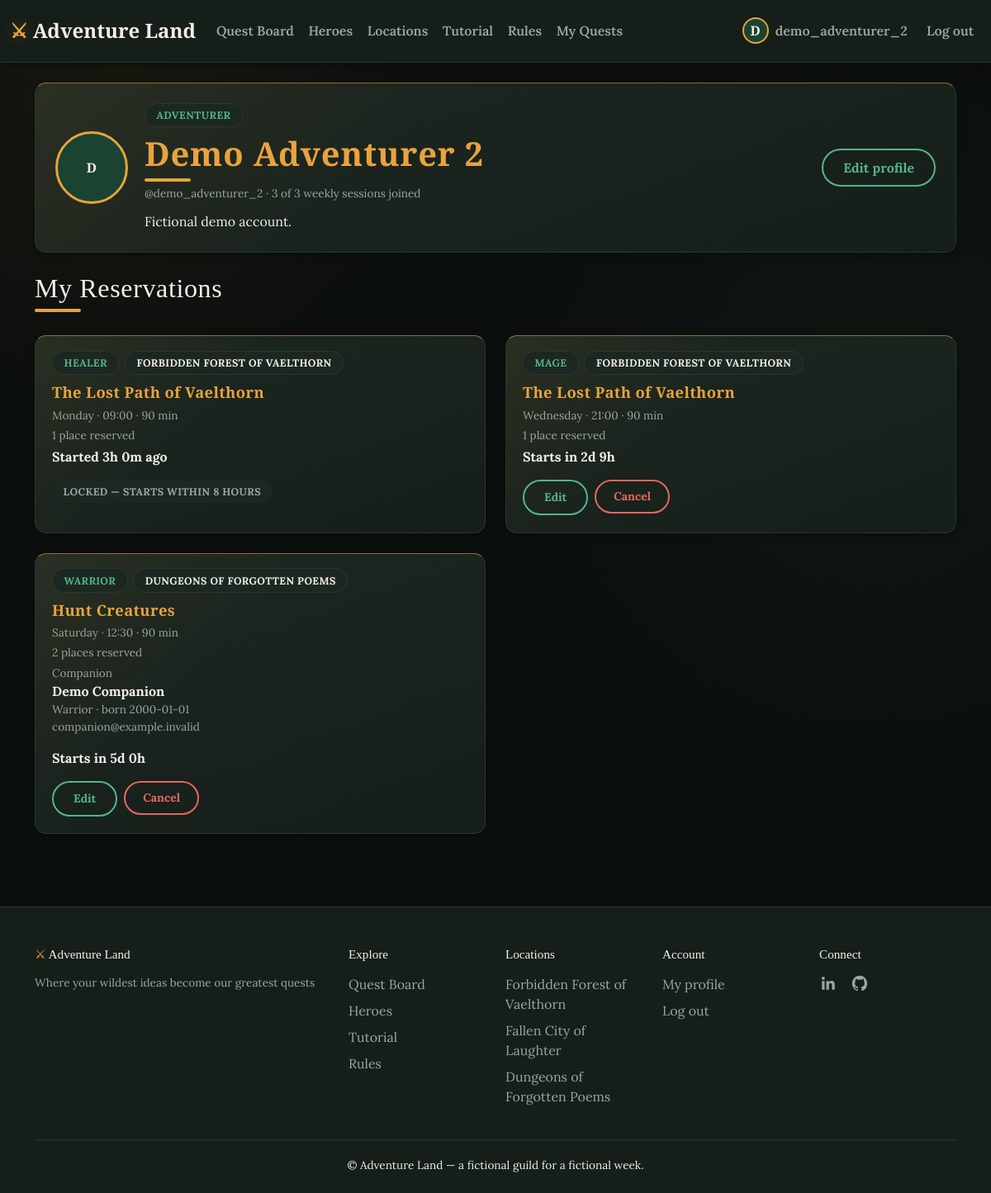
Screenshot of /profile (signed in) with the database file from the repository.
### tables this page shows
CREATE TABLE users (
    id              INTEGER PRIMARY KEY AUTOINCREMENT,
    username        TEXT    NOT NULL UNIQUE,
    email           TEXT    NOT NULL UNIQUE,
    password_hash   TEXT    NOT NULL,
    name            TEXT    NOT NULL,
    surname         TEXT    NOT NULL,
    birthdate       TEXT,               -- 'YYYY-MM-DD', optional
    role            TEXT    NOT NULL CHECK (role IN ('adventurer', 'guildmaster')),
    avatar_filename TEXT,
    notify_opt_in   INTEGER NOT NULL DEFAULT 0 CHECK (notify_opt_in IN (0, 1)),
    created_at      TIMESTAMP DEFAULT CURRENT_TIMESTAMP
, bio TEXT CHECK (bio IS NULL OR length(bio) <= 500));

CREATE TABLE roles (
    id                      INTEGER PRIMARY KEY AUTOINCREMENT,
    name                    TEXT    NOT NULL UNIQUE,
    max_places_per_session  INTEGER NOT NULL CHECK (max_places_per_session > 0),
    quest_type_id           INTEGER,
    FOREIGN KEY (quest_type_id) REFERENCES quest_types (id)
);

CREATE TABLE locations (
    id              INTEGER PRIMARY KEY AUTOINCREMENT,
    name            TEXT NOT NULL UNIQUE,
    tagline         TEXT,               -- short evocative subtitle
    description     TEXT,               -- longer lore paragraph(s)
    image_filename  TEXT
);

CREATE TABLE quests (
    id                  INTEGER PRIMARY KEY AUTOINCREMENT,
    guild_master_id     INTEGER NOT NULL,
    title               TEXT    NOT NULL,
    duration_minutes    INTEGER NOT NULL CHECK (duration_minutes > 0),
    quest_type_id       INTEGER NOT NULL,
    difficulty_id       INTEGER NOT NULL,
    description         TEXT    NOT NULL,
    image_filename      TEXT,
    created_at          TIMESTAMP DEFAULT CURRENT_TIMESTAMP,
    FOREIGN KEY (guild_master_id) REFERENCES users (id),
    FOREIGN KEY (quest_type_id) REFERENCES quest_types (id),
    FOREIGN KEY (difficulty_id) REFERENCES difficulties (id)
);

CREATE TABLE quest_sessions (
    id              INTEGER PRIMARY KEY AUTOINCREMENT,
    quest_id        INTEGER NOT NULL,
    day             TEXT    NOT NULL CHECK (day IN
                        ('Monday','Tuesday','Wednesday','Thursday','Friday','Saturday','Sunday')),
    start_time      TEXT    NOT NULL,   -- 'HH:MM', 24h format
    location_id     INTEGER NOT NULL,
    created_at      TIMESTAMP DEFAULT CURRENT_TIMESTAMP,
    FOREIGN KEY (quest_id) REFERENCES quests (id),
    FOREIGN KEY (location_id) REFERENCES locations (id),
    UNIQUE (day, start_time, location_id)
);

CREATE TABLE participations (
    id                  INTEGER PRIMARY KEY AUTOINCREMENT,
    quest_session_id    INTEGER NOT NULL,
    adventurer_id       INTEGER NOT NULL,
    role_id             INTEGER NOT NULL,
    places_reserved     INTEGER NOT NULL CHECK (places_reserved IN (1, 2)),
    companion_name      TEXT,
    companion_surname   TEXT,
    companion_birthdate TEXT,
    companion_email     TEXT,
    companion_role_id   INTEGER,
    created_at          TIMESTAMP DEFAULT CURRENT_TIMESTAMP,
    FOREIGN KEY (quest_session_id) REFERENCES quest_sessions (id),
    FOREIGN KEY (adventurer_id) REFERENCES users (id),
    FOREIGN KEY (role_id) REFERENCES roles (id),
    FOREIGN KEY (companion_role_id) REFERENCES roles (id),
    CHECK (
      (places_reserved = 1 AND companion_name IS NULL AND companion_surname IS NULL
       AND companion_birthdate IS NULL AND companion_email IS NULL AND companion_role_id IS NULL)
      OR
      (places_reserved = 2 AND companion_name IS NOT NULL AND companion_surname IS NOT NULL
       AND companion_birthdate IS NOT NULL AND companion_role_id IS NOT NULL)
    ),
    UNIQUE (quest_session_id, adventurer_id)  -- one participation record per adventurer per session
);

### app.py (the view, shortened to what this page needs)
@app.route("/profile")
@login_required
def profile():
    participations = dao.get_participations_for_adventurer(current_user.id)
    now_row = dao.get_simulated_now()
    enriched = []
    for p in participations:
        modifiable = week_time.is_participation_modifiable(
            p["day"], p["start_time"], now_row["current_day"], now_row["current_time_hhmm"]
        )
        time_until = week_time.format_time_until(
            p["day"], p["start_time"], now_row["current_day"], now_row["current_time_hhmm"]
        )
        enriched.append({"participation": p, "modifiable": modifiable, "time_until": time_until})
    return render_template(
        "profile.html",
        participations=enriched,
        session_count=len(participations),
        max_sessions=quest_logic.MAX_SESSIONS_PER_WEEK,
    )

### app.py (called while the page is built)
@login_manager.user_loader
def load_user(user_id):
    row = dao.get_user_by_id(user_id)
    return User(row) if row else None

@app.context_processor
def inject_globals():
    return {
        "guild_name": "Adventure Land",
        "guild_tagline": "Where your wildest ideas become our greatest quests",
        "today_iso": datetime.now().date().isoformat(),
    }

    @property
    def is_guildmaster(self):
        return self.role == "guildmaster"

### dao.py (called while the page is built)
def get_connection():
    conn = sqlite3.connect(DB_PATH)
    conn.execute("PRAGMA foreign_keys = ON")
    conn.row_factory = sqlite3.Row  # I use column names such as row["username"].
    return conn

def get_user_by_id(user_id):
    conn = get_connection()
    row = conn.execute("SELECT * FROM users WHERE id = ?", (user_id,)).fetchone()
    conn.close()
    return row

def get_simulated_now():
    conn = get_connection()
    row = conn.execute("SELECT current_day, current_time_hhmm FROM app_settings WHERE id = 1").fetchone()
    conn.close()
    return row

def get_participations_for_adventurer(adventurer_id):
    conn = get_connection()
    rows = conn.execute(
        """SELECT p.*, qs.day, qs.start_time, qs.quest_id, q.title, q.duration_minutes,
                  l.name AS location, r.name AS role_name, cr.name AS companion_role_name
           FROM participations p
           JOIN quest_sessions qs ON qs.id = p.quest_session_id
           JOIN quests q ON q.id = qs.quest_id
           JOIN locations l ON l.id = qs.location_id
           JOIN roles r ON r.id = p.role_id
           LEFT JOIN roles cr ON cr.id = p.companion_role_id
           WHERE p.adventurer_id = ?""",
        (adventurer_id,),
    ).fetchall()
    conn.close()
    return sorted(rows, key=lambda r: (DAY_ORDER.index(r["day"]), r["start_time"]))

### week_time.py (called while the page is built)
def to_absolute_minutes(day, hhmm):
    day_index = DAY_ORDER.index(day)
    hours, minutes = map(int, hhmm.split(":"))
    return day_index * 24 * 60 + hours * 60 + minutes

def minutes_until(session_day, session_time, now_day, now_time):
    return to_absolute_minutes(session_day, session_time) - to_absolute_minutes(now_day, now_time)

def is_participation_modifiable(session_day, session_time, now_day, now_time):
    return minutes_until(session_day, session_time, now_day, now_time) > MODIFY_CUTOFF_MINUTES

### templates/profile.html (shortened to what this page needs)
{% extends "base.html" %}
{% block content %}
<section class="profile-header profile-header--account mb-4" aria-labelledby="profile-title">
  {% if current_user.avatar_filename %}
    <img src="{{ url_for('static', filename='images/avatars/' + current_user.avatar_filename) }}"
         alt="{{ current_user.username }}" class="profile-avatar">
  {% else %}
    <span class="profile-avatar avatar-fallback">{{ current_user.name[0] }}</span>
  {% endif %}
  <div class="flex-grow-1">
    <span class="pill pill-role mb-2">Adventurer</span>
    <h1 class="section-title mb-1" id="profile-title">{{ current_user.name }} {{ current_user.surname }}</h1>
    <p class="form-hint mb-0">@{{ current_user.username }} · {{ session_count }} of {{ max_sessions }} weekly sessions joined</p>
    {% if current_user.bio %}<p class="profile-bio mb-0">{{ current_user.bio }}</p>{% endif %}
  </div>
  <a href="{{ url_for('edit_profile') }}" class="btn btn-outline-guild">Edit profile</a>
</section>
<h2 class="section-title">My Reservations</h2>
{% if participations %}
<div class="row row-cols-2 g-4">
  {% for item in participations %}
    {% set p = item.participation %}
    <div class="col">
      <article class="quest-card h-100">
        <div class="quest-card__body">
          <div class="quest-card__meta">
            <span class="pill pill-role">{{ p.role_name }}</span>
            <span class="pill pill-location">{{ p.location }}</span>
          </div>
          <h3 class="quest-card__title">{{ p.title }}</h3>
          <p class="form-hint mb-1">{{ p.day }} · {{ p.start_time }} · {{ p.duration_minutes }} min</p>
          <p class="form-hint mb-1">{{ p.places_reserved }} place{{ 's' if p.places_reserved != 1 else '' }} reserved</p>
          {% if p.companion_name %}
            <div class="companion-summary mb-3">
              <span class="form-hint d-block">Companion</span>
              <strong>{{ p.companion_name }} {{ p.companion_surname }}</strong>
              <span class="form-hint d-block">{{ p.companion_role_name }} · born {{ p.companion_birthdate }}</span>
              {% if p.companion_email %}<span class="form-hint d-block">{{ p.companion_email }}</span>{% endif %}
            </div>
          {% endif %}
          <p class="mb-3"><strong>{{ item.time_until }}</strong></p>
          {% if item.modifiable %}
            <div class="d-flex gap-2">
              <a href="{{ url_for('edit_participation', participation_id=p.id) }}" class="btn btn-outline-guild btn-sm">Edit</a>
              <form method="POST" action="{{ url_for('cancel_participation', participation_id=p.id) }}">
                <button type="submit" class="btn btn-danger-quiet btn-sm">Cancel</button>
              </form>
            </div>
          {% else %}
            <span class="pill pill-locked">
              Locked — starts within 8 hours
            </span>
          {% endif %}
        </div>
      </article>
    </div>
  {% endfor %}
</div>
{% endif %}
{% endblock %}

### templates/base.html (shortened to what this page needs)
<!DOCTYPE html>
<html lang="en">
<head>
  <link href="https://cdn.jsdelivr.net/npm/bootstrap@5.3.8/dist/css/bootstrap.min.css"
        rel="stylesheet"
>
  <link href="{{ url_for('static', filename='css/style.css') }}" rel="stylesheet">
</head>
<body>
  <nav class="navbar navbar-guild">
    <div class="container">
      <a class="navbar-brand" href="{{ url_for('index') }}"><span class="brand-mark" aria-hidden="true">⚔</span> {{ guild_name }}</a>
      <div class="navbar-desktop" id="navMain">
        <ul class="navbar-nav me-auto">
          <li class="nav-item"><a class="nav-link" href="{{ url_for('quest_board') }}">Quest Board</a></li>
          <li class="nav-item"><a class="nav-link" href="{{ url_for('heroes') }}">Heroes</a></li>
          <li class="nav-item"><a class="nav-link" href="{{ url_for('locations') }}">Locations</a></li>
          <li class="nav-item"><a class="nav-link" href="{{ url_for('tutorial') }}">Tutorial</a></li>
          <li class="nav-item"><a class="nav-link" href="{{ url_for('rules') }}">Rules</a></li>
          {% if current_user.is_authenticated and current_user.is_guildmaster %}
            <li class="nav-item"><a class="nav-link" href="{{ url_for('guildmaster_dashboard') }}">Guild Master Desk</a></li>
          {% elif current_user.is_authenticated %}
            <li class="nav-item"><a class="nav-link" href="{{ url_for('profile') }}">My Quests</a></li>
          {% endif %}
        </ul>
        <ul class="navbar-nav navbar-account align-items-center">
          {% if current_user.is_authenticated %}
            <li class="nav-item">
              <a class="nav-link d-flex align-items-center gap-2" href="{{ url_for('profile') }}" aria-label="Open my profile">
                {% if current_user.avatar_filename %}
                  <img class="navbar-avatar" src="{{ url_for('static', filename='images/avatars/' + current_user.avatar_filename) }}" alt="{{ current_user.username }}">
                {% else %}
                  <span class="navbar-avatar avatar-fallback">{{ current_user.name[0] }}</span>
                {% endif %}
                {{ current_user.username }}
              </a>
            </li>
            <li class="nav-item"><a class="nav-link" href="{{ url_for('logout') }}">Log out</a></li>
          {% else %}
            <li class="nav-item"><a class="nav-link" href="{{ url_for('login') }}">Log in</a></li>
            <li class="nav-item ms-2">
              <a class="btn btn-accent btn-sm" href="{{ url_for('signup') }}">Sign up</a>
            </li>
          {% endif %}
        </ul>
      </div>
    </div>
  </nav>
  <main class="container py-4">
    {% block content %}{% endblock %}
  </main>
  <footer class="footer-guild">
    <div class="container">
      <div class="row g-4">
        <div class="col-4">
          <h6><span class="brand-mark" aria-hidden="true">⚔</span> {{ guild_name }}</h6>
          <p class="form-hint">{{ guild_tagline }}</p>
        </div>
        <div class="col-2">
          <h6>Explore</h6>
          <a href="{{ url_for('quest_board') }}">Quest Board</a>
          <a href="{{ url_for('heroes') }}">Heroes</a>
          <a href="{{ url_for('tutorial') }}">Tutorial</a>
          <a href="{{ url_for('rules') }}">Rules</a>
        </div>
        <div class="col-2">
          <h6>Locations</h6>
          <a href="{{ url_for('locations') }}#location-1">Forbidden Forest of Vaelthorn</a>
          <a href="{{ url_for('locations') }}#location-2">Fallen City of Laughter</a>
          <a href="{{ url_for('locations') }}#location-3">Dungeons of Forgotten Poems</a>
        </div>
        <div class="col-2">
          <h6>Account</h6>
          {% if current_user.is_authenticated %}
            <a href="{{ url_for('profile') }}">My profile</a>
            <a href="{{ url_for('logout') }}">Log out</a>
          {% else %}
            <a href="{{ url_for('login') }}">Log in</a>
            <a href="{{ url_for('signup') }}">Sign up</a>
          {% endif %}
        </div>
        <div class="col-2">
          <h6>Connect</h6>
          <div class="d-flex gap-3">
            <a href="https://www.linkedin.com/in/abolfazl-mahmoodi-5349b43b4/" target="_blank" rel="noopener noreferrer" aria-label="LinkedIn" class="footer-social-icon">
            </a>
            <a href="https://github.com/abolfazl-mahmoodi" target="_blank" rel="noopener noreferrer" aria-label="GitHub" class="footer-social-icon">
            </a>
          </div>
        </div>
      </div>
      <div class="footer-guild__bottom text-center">
        <span>&copy; {{ guild_name }} — a fictional guild for a fictional week.</span>
      </div>
    </div>
  </footer>
</body>
</html>

### rows the page displays
users: name "D", username "demo_adventurer_2", name "Demo", surname "Adventurer 2", bio "Fictional demo account."
roles: role_name "HEALER"
locations: location "FORBIDDEN FOREST OF VAELTHORN" "FORBIDDEN FOREST OF VAELTHORN"
quests: title "The Lost Path of Vaelthorn" "The Lost Path of Vaelthorn", duration_minutes "90" "90"
quest_sessions: day "Monday", start_time "09:00"
participations: places_reserved "1"
roles: role_name "MAGE"
quest_sessions: day "Wednesday", start_time "21:00"
participations: places_reserved "1"
roles: role_name "WARRIOR", companion_role_name "Warrior"
locations: location "DUNGEONS OF FORGOTTEN POEMS"
quests: title "Hunt Creatures", duration_minutes "90"
quest_sessions: day "Saturday", start_time "12:30"
participations: places_reserved "2", places_reserved "s", companion_name "Demo", companion_surname "Companion", companion_birthdate "2000-01-01", companion_email "companion@example.invalid"

### other values shown
{{ guild_name }} "Adventure Land"
{{ session_count }} "3"
{{ max_sessions }} "3"
{{ item.time_until }} "Started 3h 0m ago" "Starts in 2d 9h" "Starts in 5d 0h"
{{ guild_tagline }} "Where your wildest ideas become our greatest quests"
